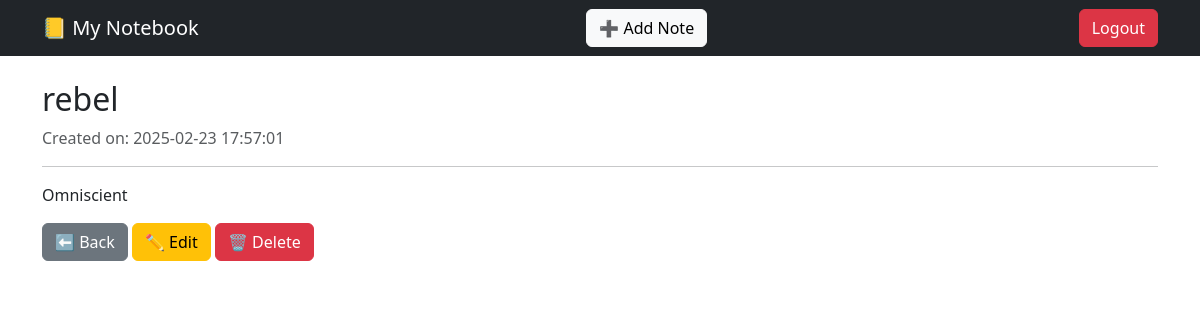
Page /view_note.php?id=9 (signed in) on the committed database.
### tables this page shows
CREATE TABLE `notes` (
  `id` int(11) NOT NULL AUTO_INCREMENT,
  `user_id` int(11) DEFAULT NULL,
  `title` varchar(255) DEFAULT NULL,
  `content` text DEFAULT NULL,
  `created_at` timestamp NULL DEFAULT current_timestamp(),
  `updated_at` timestamp NULL DEFAULT current_timestamp() ON UPDATE current_timestamp(),
  `completed` tinyint(1) DEFAULT 0,
  PRIMARY KEY (`id`)
);

### view_note.php (the view, shortened to what this page needs)
<?php
require 'db.php';
$note_id = $_GET['id'];
$user_id = $_SESSION['user_id'];
$sql = "SELECT * FROM notes WHERE id = ? AND user_id = ?";
$stmt = $conn->prepare($sql);
$stmt->bind_param("ii", $note_id, $user_id);
$stmt->execute();
$result = $stmt->get_result();
$note = $result->fetch_assoc();
?>
<!DOCTYPE html>
<html lang="en">
<head>
    <link rel="stylesheet" href="https://cdn.jsdelivr.net/npm/bootstrap@5.3.0/dist/css/bootstrap.min.css">
</head>
<body>
    <nav class="navbar navbar-dark bg-dark">
        <div class="container">
            <a class="navbar-brand" href="dashboard.php">📒 My Notebook</a>
            <a class="btn btn-light" href="add_note.php">➕ Add Note</a>
            <a class="btn btn-danger" href="logout.php">Logout</a>
        </div>
    </nav>
    <div class="container mt-4">
        <h2><?= htmlspecialchars($note['title']) ?></h2>
        <p class="text-muted">Created on: <?= $note['created_at'] ?></p>
        <hr>
        <p><?= nl2br(htmlspecialchars($note['content'])) ?></p>
        <a href="dashboard.php" class="btn btn-secondary">⬅️ Back</a>
        <a href="edit_note.php?id=<?= $note['id'] ?>" class="btn btn-warning">✏️ Edit</a>
		<a href="note_del.php?id=<?= $note['id'] ?>" class="btn btn-danger"  onclick="return confirm('Are you sure you want to delete this note?')">🗑️ Delete</a>
    </div>
</body>
</html>

### rows in the picture
notes: title "rebel", created_at "2025-02-23 17:57:01", content "Omniscient"
